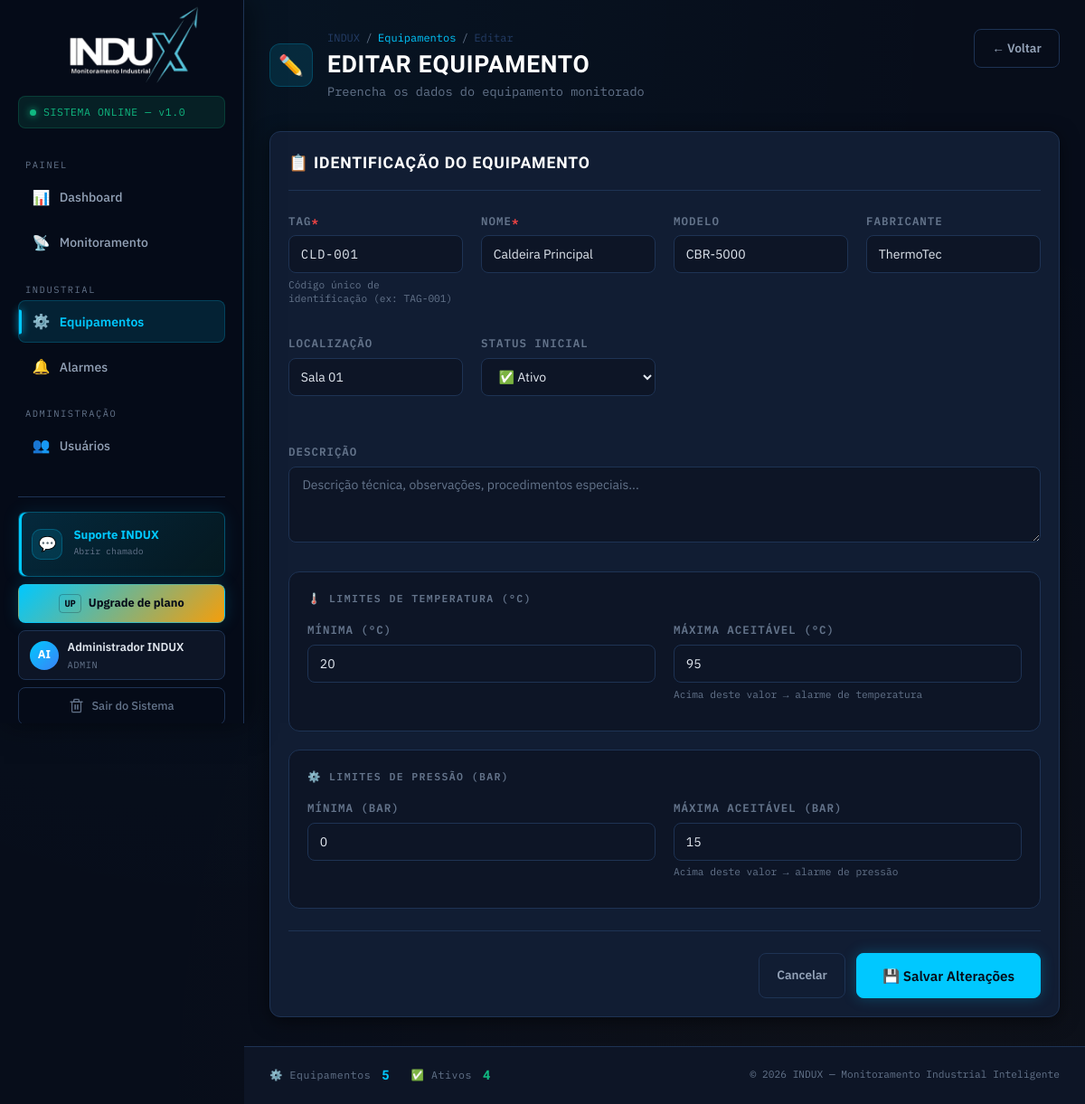
Page /PHP/novo-equipamento.php?editar=1 (signed in) on the committed database.
### tables this page shows
CREATE TABLE `equipamentos` (
  `id` int(10) UNSIGNED NOT NULL,
  `tag` varchar(50) NOT NULL,
  `nome` varchar(150) NOT NULL,
  `modelo` varchar(100) DEFAULT NULL,
  `fabricante` varchar(100) DEFAULT NULL,
  `localizacao` varchar(200) DEFAULT NULL,
  `descricao` text DEFAULT NULL,
  `status` enum('ativo','inativo','em_falha') NOT NULL DEFAULT 'ativo',
  `temp_min` float NOT NULL DEFAULT 0,
  `temp_max` float NOT NULL DEFAULT 80,
  `pressao_min` float NOT NULL DEFAULT 0,
  `pressao_max` float NOT NULL DEFAULT 10,
  `criado_em` datetime NOT NULL DEFAULT current_timestamp()
);

### PHP/db.php (called while the page is built, shortened)
<?php
function getDB(): PDO {
    static $pdo = null;
    if ($pdo === null) {
        $dsn = sprintf('mysql:host=%s;dbname=%s;charset=%s', DB_HOST, DB_NAME, DB_CHARSET);
        $options = [
            PDO::ATTR_ERRMODE            => PDO::ERRMODE_EXCEPTION,
            PDO::ATTR_DEFAULT_FETCH_MODE => PDO::FETCH_ASSOC,
            PDO::ATTR_EMULATE_PREPARES   => false,
        ];
        try {
            $pdo = new PDO($dsn, DB_USER, DB_PASS, $options);
        } catch (PDOException $e) {
            die('<div style="font-family:monospace;background:#1a0000;color:#ff4444;padding:2rem;border-radius:8px;margin:2rem">
                <strong>❌ ERRO DE CONEXÃO COM O BANCO DE DADOS</strong><br><br>
                Verifique as configurações em <code>db.php</code>:<br>
                HOST: ' . DB_HOST . '<br>BANCO: ' . DB_NAME . '<br>USUÁRIO: ' . DB_USER . '<br><br>
                Detalhes: ' . htmlspecialchars($e->getMessage()) . '
            </div>');
        }
    }
    return $pdo;
}

### PHP/novo-equipamento.php (the view, shortened to what this page needs)
<?php
require_once 'db.php';
$equipamento = null;
$editando    = false;
if (isset($_GET['editar'])) {
    $equipamentoId = (int)$_GET['editar'];
    $editando = true;
    try {
        $consultaEquipamento = getDB()->prepare('SELECT * FROM equipamentos WHERE id = ?');
        $consultaEquipamento->execute([$equipamentoId]);
        $equipamento = $consultaEquipamento->fetch();
    } catch (Throwable $e) {}
}
$form = $equipamento ?? [];
?>
<!DOCTYPE html>
<html lang="pt-BR">
<head>
  <link rel="stylesheet" href="../CSS/styles.css">
</head>
<body>
  <?php require_once 'header.php'; ?>
  <main class="site-main">
    <div class="page-header">
      <div class="page-header-left">
        <div class="page-icon"><?php echo $editando ? '✏️' : '➕'; ?></div>
        <div>
          <div class="breadcrumb"><span>INDUX</span> / <a href="equipamentos.php">Equipamentos</a> / <span><?php echo $editando ? 'Editar' : 'Novo'; ?></span></div>
          <h1 class="page-title"><?php echo $editando ? 'Editar Equipamento' : 'Novo Equipamento'; ?></h1>
          <p class="page-subtitle">Preencha os dados do equipamento monitorado</p>
        </div>
      </div>
      <a href="equipamentos.php" class="btn btn--ghost">← Voltar</a>
    </div>
    <form method="POST" action="novo-equipamento.php" class="equipment-form">
      <div class="form-card">
        <div class="form-title">📋 Identificação do Equipamento</div>
        <div class="form-grid form-grid--identity">
          <div class="form-group">
            <label class="form-label" for="tag">TAG <span style="color:var(--red)">*</span></label>
            <input type="text" id="tag" name="tag" class="form-control"
              placeholder="Ex: CLD-001, CMP-002"
              value="<?php echo htmlspecialchars($form['tag'] ?? ''); ?>"
              required maxlength="50"
              style="font-family:var(--font-mono);text-transform:uppercase;letter-spacing:.05em">
            <span class="form-hint">Código único de identificação (ex: TAG-001)</span>
          </div>
          <div class="form-group">
            <label class="form-label" for="nome">Nome <span style="color:var(--red)">*</span></label>
            <input type="text" id="nome" name="nome" class="form-control"
              placeholder="Ex: Caldeira Principal"
              value="<?php echo htmlspecialchars($form['nome'] ?? ''); ?>"
              required maxlength="150">
            <span class="form-hint">&nbsp;</span>
          </div>
          <div class="form-group">
            <label class="form-label" for="modelo">Modelo</label>
            <input type="text" id="modelo" name="modelo" class="form-control"
              placeholder="Ex: CBR-5000"
              value="<?php echo htmlspecialchars($form['modelo'] ?? ''); ?>" maxlength="100">
            <span class="form-hint">&nbsp;</span>
          </div>
          <div class="form-group">
            <label class="form-label" for="fabricante">Fabricante</label>
            <input type="text" id="fabricante" name="fabricante" class="form-control"
              placeholder="Ex: ThermoTec Ind."
              value="<?php echo htmlspecialchars($form['fabricante'] ?? ''); ?>" maxlength="100">
            <span class="form-hint">&nbsp;</span>
          </div>
          <div class="form-group">
            <label class="form-label" for="localizacao">Localização</label>
            <input type="text" id="localizacao" name="localizacao" class="form-control"
              placeholder="Ex: Sala 01 / Área B / Subsolo"
              value="<?php echo htmlspecialchars($form['localizacao'] ?? ''); ?>" maxlength="200">
            <span class="form-hint">&nbsp;</span>
          </div>
          <div class="form-group">
            <label class="form-label" for="status">Status Inicial</label>
            <select id="status" name="status" class="form-control">
              <option value="ativo"    <?php echo ($form['status']??'ativo')==='ativo'    ? 'selected' : ''; ?>>✅ Ativo</option>
            </select>
            <span class="form-hint">&nbsp;</span>
          </div>
          <div class="form-group full">
            <label class="form-label" for="descricao">Descrição</label>
            <textarea id="descricao" name="descricao" class="form-control" rows="3"
              placeholder="Descrição técnica, observações, procedimentos especiais..."><?php echo htmlspecialchars($form['descricao'] ?? ''); ?></textarea>
          </div>
        </div>
        <div class="form-section">
          <div class="form-section-title">🌡️ Limites de Temperatura (°C)</div>
          <div class="form-grid form-grid--limits">
            <div class="form-group">
              <label class="form-label" for="temp_min">Mínima (°C)</label>
              <input type="number" id="temp_min" name="temp_min" class="form-control"
                step="0.1" min="-50" max="500"
                value="<?php echo $form['temp_min'] ?? 0; ?>">
              <span class="form-hint">&nbsp;</span>
            </div>
            <div class="form-group">
              <label class="form-label" for="temp_max">Máxima aceitável (°C)</label>
              <input type="number" id="temp_max" name="temp_max" class="form-control"
                step="0.1" min="-50" max="500"
                value="<?php echo $form['temp_max'] ?? 80; ?>">
              <span class="form-hint">Acima deste valor → alarme de temperatura</span>
            </div>
          </div>
        </div>
        <div class="form-section">
          <div class="form-section-title">⚙️ Limites de Pressão (bar)</div>
          <div class="form-grid form-grid--limits">
            <div class="form-group">
              <label class="form-label" for="pressao_min">Mínima (bar)</label>
              <input type="number" id="pressao_min" name="pressao_min" class="form-control"
                step="0.01" min="0" max="1000"
                value="<?php echo $form['pressao_min'] ?? 0; ?>">
              <span class="form-hint">&nbsp;</span>
            </div>
            <div class="form-group">
              <label class="form-label" for="pressao_max">Máxima aceitável (bar)</label>
              <input type="number" id="pressao_max" name="pressao_max" class="form-control"
                step="0.01" min="0" max="1000"
                value="<?php echo $form['pressao_max'] ?? 10; ?>">
              <span class="form-hint">Acima deste valor → alarme de pressão</span>
            </div>
          </div>
        </div>
        <div class="form-actions">
          <a href="equipamentos.php" class="btn btn--ghost">Cancelar</a>
          <button type="submit" class="btn btn--primary btn--lg">
            <?php echo $editando ? '💾 Salvar Alterações' : '➕ Cadastrar Equipamento'; ?>
          </button>
        </div>
      </div>
    </form>
  </main>
  <?php require_once 'footer.php'; ?>
</body>
</html>

### rows in the picture
equipamentos: tag "CLD-001", nome "Caldeira Principal", modelo "CBR-5000", fabricante "ThermoTec", localizacao "Sala 01", status "✅ Ativo", temp_min "20", temp_max "95", pressao_min "0", pressao_max "15"

### other values in the picture
inicialNome($_SESSION['usuario_nome'] ?? 'U') "AI"
$_SESSION['usuario_nome'] "Administrador INDUX"
$_SESSION['perfil'] "ADMIN"
$totalEquipamentos "5"
$totalAtivos "4"
EMPRESA_ANO "2026"
SISTEMA_NOME "INDUX"
SISTEMA_TAGLINE "Monitoramento Industrial Inteligente"
